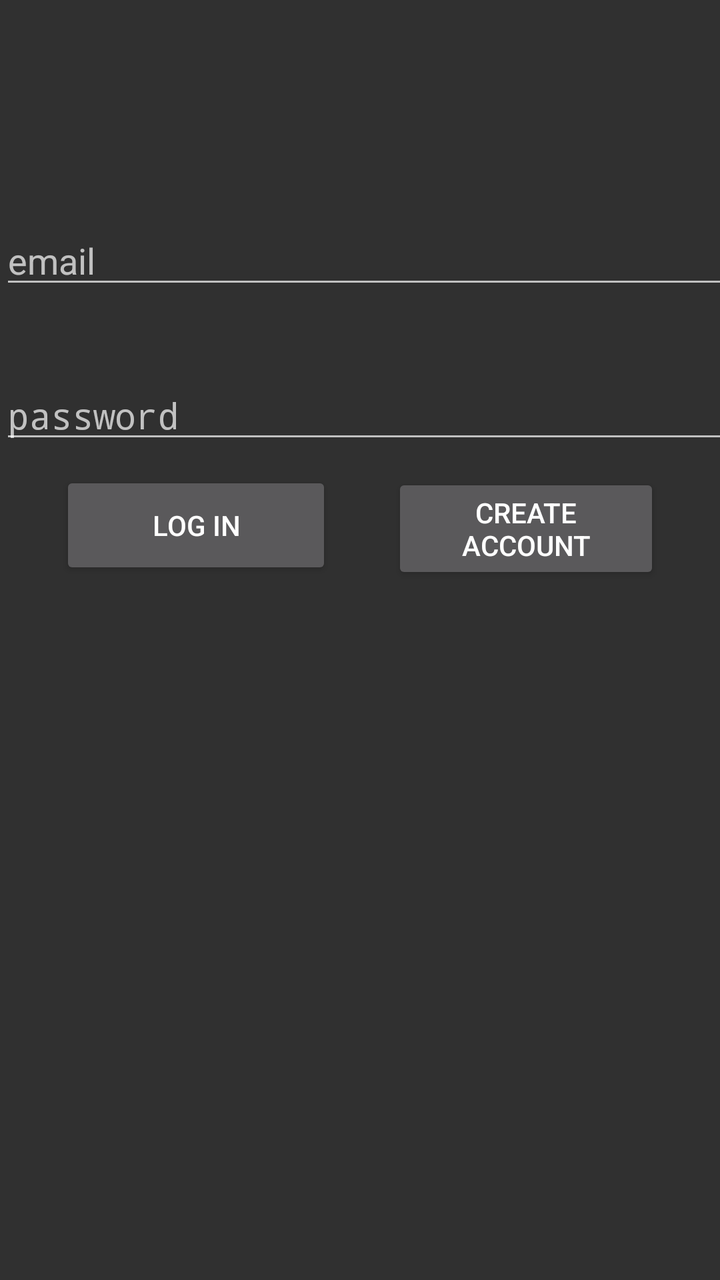
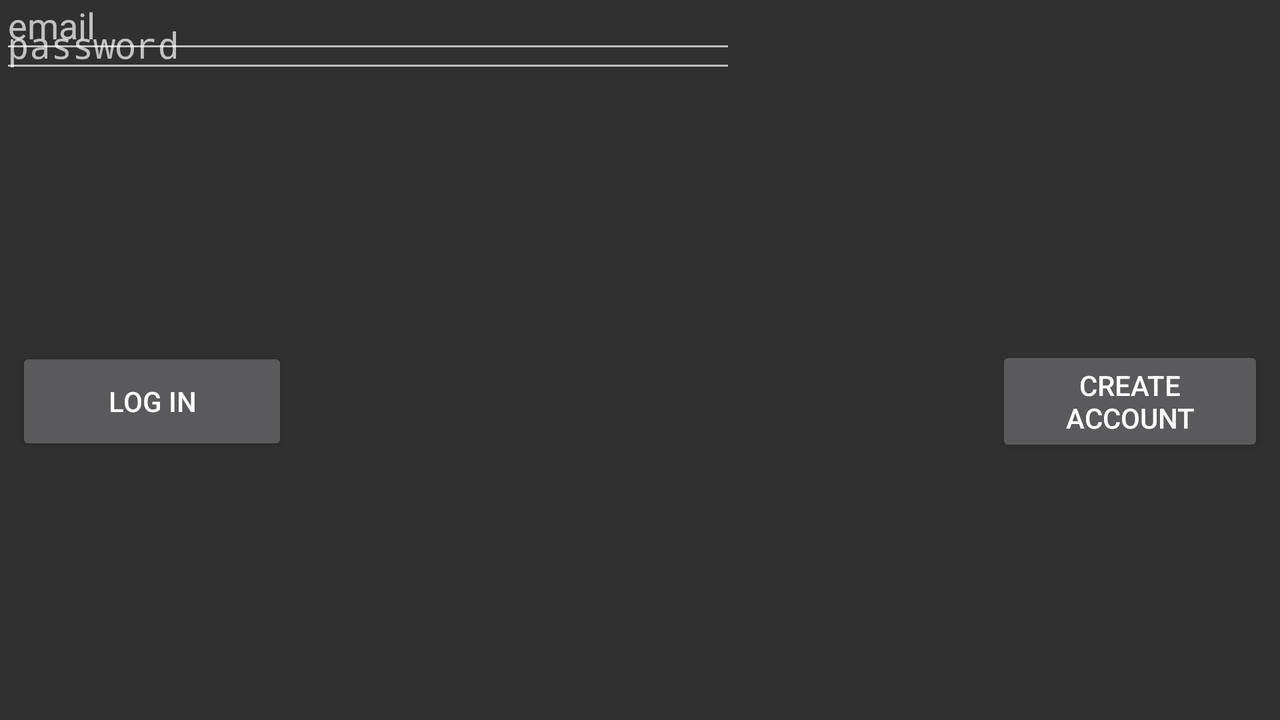

One screen, two layout resources from the same app: the default and the author's alternative for another configuration. Each is rendered where Android would select it; the XML of both is given below.
<!-- AndroidManifest.xml: activity theme LoginTheme -->
<!-- res/layout/fragment_login.xml -->
<?xml version="1.0" encoding="utf-8"?>
<android.support.constraint.ConstraintLayout xmlns:android="http://schemas.android.com/apk/res/android"
    xmlns:app="http://schemas.android.com/apk/res-auto"
    xmlns:tools="http://schemas.android.com/tools"
    android:id="@+id/describeFoodLayout"
    android:layout_width="match_parent"
    android:layout_height="match_parent"
    tools:layout_editor_absoluteX="0dp"
    tools:layout_editor_absoluteY="81dp">


    <Button
        android:id="@+id/logInButton"
        android:layout_width="136dp"
        android:layout_height="54dp"
        android:text="Log In"
        android:layout_marginTop="9dp"
        app:layout_constraintTop_toBottomOf="@+id/passwordEditText"
        android:layout_marginLeft="30dp"
        app:layout_constraintLeft_toLeftOf="parent" />

    <Button
        android:id="@+id/createButton"
        android:layout_width="134dp"
        android:layout_height="wrap_content"
        android:text="Create Account"
        android:layout_marginTop="10dp"
        app:layout_constraintTop_toBottomOf="@+id/passwordEditText"
        android:layout_marginRight="30dp"
        app:layout_constraintRight_toRightOf="parent" />

    <EditText
        android:id="@+id/emailEditText"
        android:layout_width="368dp"
        android:layout_height="wrap_content"
        android:layout_marginTop="108dp"
        android:ems="10"
        android:hint="email"
        android:inputType="textEmailAddress"
        app:layout_constraintTop_toTopOf="parent"
        tools:layout_editor_absoluteX="8dp" />

    <EditText
        android:id="@+id/passwordEditText"
        android:layout_width="368dp"
        android:layout_height="wrap_content"
        android:layout_marginTop="36dp"
        android:ems="10"
        android:hint="password"
        android:inputType="textPassword"
        app:layout_constraintTop_toBottomOf="@+id/emailEditText"
        tools:layout_editor_absoluteX="8dp" />

</android.support.constraint.ConstraintLayout>
<!-- resources referenced by this layout -->
<resources>
  <style name="LoginTheme" parent="Theme.AppCompat.NoActionBar" />
</resources>
<!-- res/layout-land/fragment_login.xml (the author's variant of the layout above) -->
<!-- drawn on the phone turned sideways -->
<?xml version="1.0" encoding="utf-8"?>
<android.support.constraint.ConstraintLayout xmlns:android="http://schemas.android.com/apk/res/android"
    xmlns:app="http://schemas.android.com/apk/res-auto"
    xmlns:tools="http://schemas.android.com/tools"
    android:id="@+id/describeFoodLayout"
    android:layout_width="match_parent"
    android:layout_height="match_parent"
    tools:layout_editor_absoluteX="0dp"
    tools:layout_editor_absoluteY="81dp">


    <Button
        android:id="@+id/logInButton"
        android:layout_width="136dp"
        android:layout_height="54dp"
        android:text="Log In"
        app:layout_constraintBottom_toBottomOf="parent"
        android:layout_marginBottom="8dp"
        android:layout_marginLeft="8dp"
        app:layout_constraintLeft_toLeftOf="parent"
        android:layout_marginTop="8dp"
        app:layout_constraintTop_toBottomOf="@+id/passwordEditText" />

    <Button
        android:id="@+id/createButton"
        android:layout_width="134dp"
        android:layout_height="wrap_content"
        android:text="Create Account"
        app:layout_constraintBottom_toBottomOf="parent"
        android:layout_marginBottom="8dp"
        android:layout_marginRight="8dp"
        app:layout_constraintRight_toRightOf="parent"
        android:layout_marginTop="8dp"
        app:layout_constraintTop_toBottomOf="@+id/passwordEditText" />

    <EditText
        android:id="@+id/emailEditText"
        android:layout_width="368dp"
        android:layout_height="wrap_content"
        android:ems="10"
        android:hint="email"
        android:inputType="textEmailAddress"
        tools:layout_editor_absoluteX="112dp"
        app:layout_constraintTop_toTopOf="parent"
        android:layout_marginTop="30dp"
        android:layout_marginBottom="8dp"
        app:layout_constraintBottom_toTopOf="@+id/passwordEditText" />

    <EditText
        android:id="@+id/passwordEditText"
        android:layout_width="368dp"
        android:layout_height="wrap_content"
        android:ems="10"
        android:hint="password"
        android:inputType="textPassword"
        tools:layout_editor_absoluteX="112dp"
        tools:layout_editor_absoluteY="118dp" />

</android.support.constraint.ConstraintLayout>
